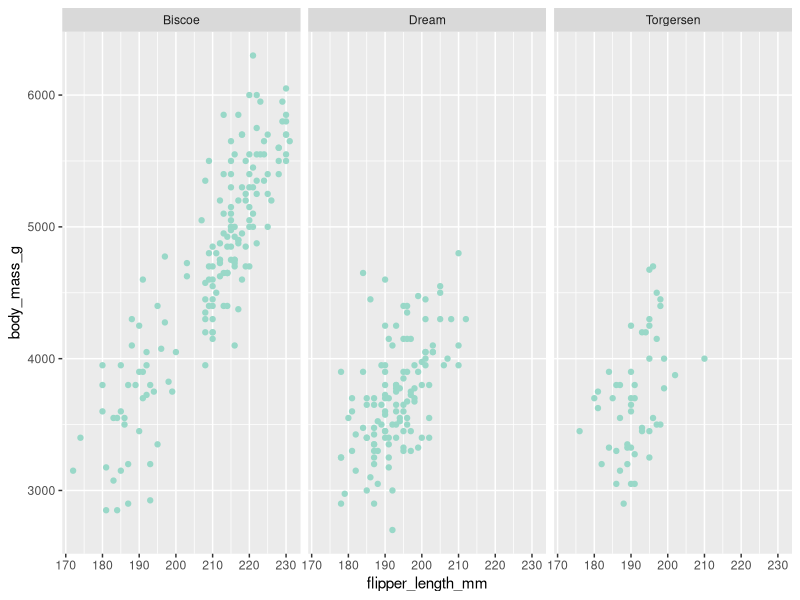

Source code (R): (Note: this script raises an error after producing the figure.)
## ---- chunk 1
library(palmerpenguins)
library(ggplot2)

ggplot(penguins, aes(x = flipper_length_mm, y = body_mass_g, colour = species)) +
    geom_point(colour = '#99d8c8') + 
    facet_wrap(~ island)

penguins |> 
    filter(island == "Biscoe") |> 
    arrange(desc(body_mass_g)) |> 
    head()

penguins |> 
    filter(!is.na(sex)) |> 
    group_by(species, sex) |> 
    summarise(median = median(flipper_length_mm)) |> 
    ggplot(aes(x = species, y = median, fill = sex)) +
    geom_col(position = "dodge") +
    labs(x = "species", y = "median flipper length")

penguins |> 
    subset(!is.na(sex)) |> 
    aggregate(flipper_length_mm ~ species + sex, FUN = 'median') |> 
    ggplot(aes(x = species, y = flipper_length_mm, fill = sex)) +
    geom_col(position = "dodge") +
    labs(x = "species", y = "median flipper length")




# Fit a simple linear regression model using LA
library(palmerpenguins)
penguins <- palmerpenguins::penguins

# Extract the response variable (y)
y <- penguins$body_mass_g

# Create the design matrix (X)
# Include intercept (column of 1s) and predictor variable
X <- cbind(1, penguins$flipper_length_mm)

# Remove rows with missing values (to match what lm() does)
complete_cases <- complete.cases(y, X)
y <- y[complete_cases]
X <- X[complete_cases, ]

# Calculate coefficients using linear algebra: β = (X'X)^(-1)X'y
beta_hat <- solve(t(X) %*% X) %*% t(X) %*% y ## complete the code 
beta1_hat <- sum((X[,2] - mean(X[,2])) %*% (y - mean(y))) / sum((X[,2] - mean(X[,2]))**2)
beta0_hat <- mean(y) - beta1_hat * mean(X[,2])

# Display the results
beta_hat

# Compare with lm() results
model1 <- lm(body_mass_g ~ flipper_length_mm, data = penguins)
coef(model1)

# Give names to our manually calculated coefficients
rownames(beta_hat) <- c("(Intercept)", "flipper_length_mm")
beta_hat
